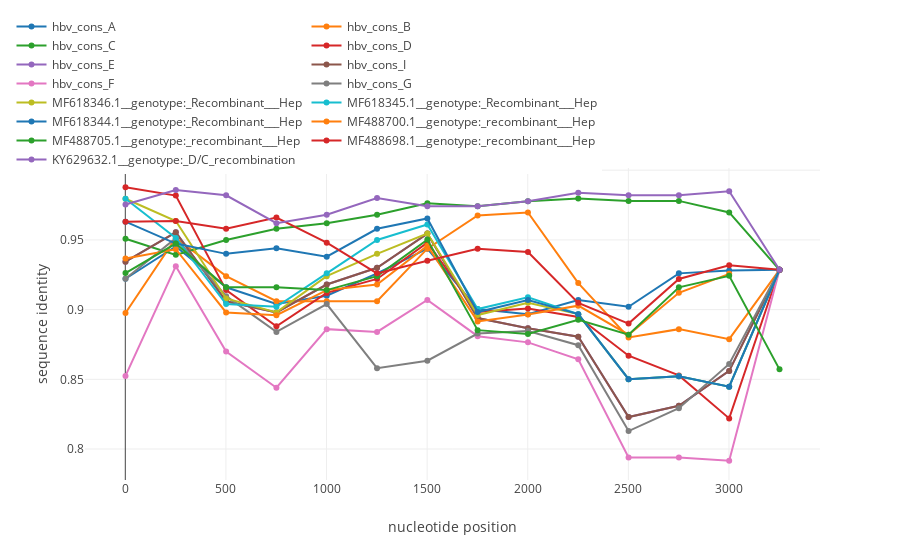

Source (notebook cell):
### Code cell
many_hbv_obj.simgen(pot_rec=14)
